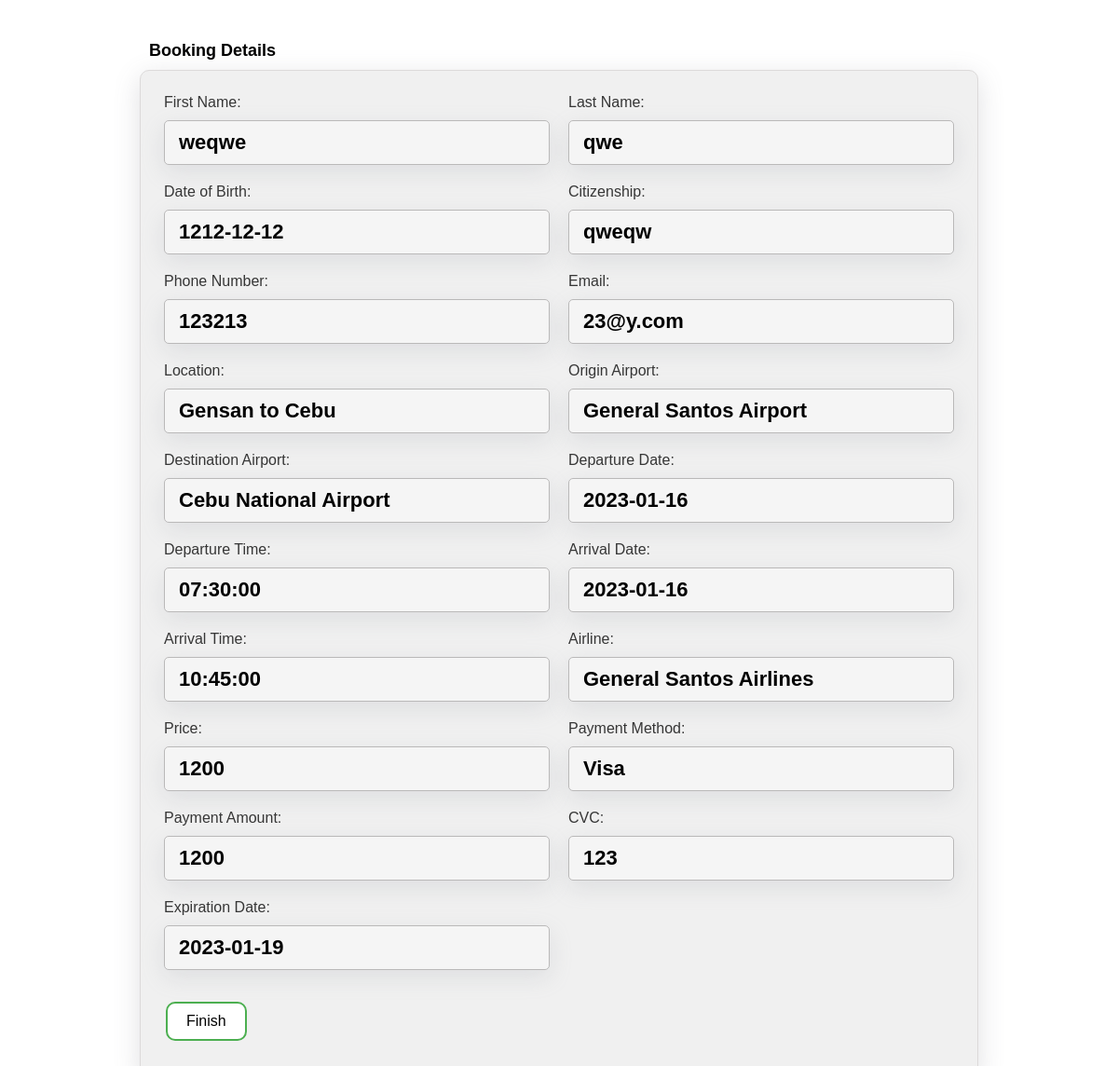
Page /Airlines/book5.php on the committed database.
### tables this page shows
CREATE TABLE `booked_information` (
  `booked_id` int(10) NOT NULL,
  `reservation_id` int(10) NOT NULL,
  `passenger_id` int(10) NOT NULL,
  `flight_id` int(10) NOT NULL,
  `payment_id` int(10) NOT NULL
);

CREATE TABLE `passenger` (
  `passenger_id` int(10) NOT NULL,
  `first_name` varchar(50) NOT NULL,
  `last_name` varchar(50) NOT NULL,
  `date_of_birth` date NOT NULL,
  `citizenship` varchar(20) NOT NULL,
  `p_number` varchar(20) NOT NULL,
  `email` varchar(50) NOT NULL
);

CREATE TABLE `direction` (
  `direction_id` int(10) NOT NULL,
  `origin_airport_code` char(3) NOT NULL,
  `destination_airport_code` char(3) NOT NULL,
  `location` varchar(255) NOT NULL
);

CREATE TABLE `airport` (
  `airport_code` char(3) NOT NULL,
  `airport_name` varchar(255) NOT NULL
);

CREATE TABLE `schedule` (
  `schedule_id` int(10) NOT NULL,
  `direction_id` int(7) NOT NULL,
  `departure_date` date NOT NULL,
  `departure_time` time NOT NULL,
  `arrival_date` date NOT NULL,
  `arrival_time` time NOT NULL,
  `airline_id` char(3) NOT NULL,
  `price` int(11) NOT NULL
);

CREATE TABLE `airline` (
  `airline_id` char(3) NOT NULL,
  `airline_name` varchar(100) NOT NULL
);

CREATE TABLE `payment` (
  `payment_id` int(10) NOT NULL,
  `reservation_id` int(10) NOT NULL,
  `payment_method` varchar(20) NOT NULL,
  `payment_amount` int(11) NOT NULL,
  `cvc` int(3) NOT NULL,
  `expiry_date` date NOT NULL
);

### Airlines/book5.php (the view, shortened to what this page needs)
<?php
require 'admin/dbcon.php';
?>
<!doctype html>
<html lang="en">
<head>
    <link rel="stylesheet" href="css/book1-view.css">
</head>
<body>
    <div class="container mt-5">
        <div class="row">
            <div class="col-md-12">
                <div class="card">
                    <div class="card-header">
                        <h4 id="prompt-head">Booking Details </h4>
                    </div>
                    <form action="ticket.php" method='POST' class="d-inline">
                        <div class="card-body">
                            <?php
                            $query = "SELECT booked_information.booked_id, booked_information.reservation_id,
                            booked_information.passenger_id, booked_information.flight_id, booked_information.payment_id,
                            reservation.reservation_id, reservation.passenger_id, reservation.flight_id, passenger.passenger_id,
                            passenger.first_name, passenger.last_name, passenger.date_of_birth, passenger.citizenship, passenger.p_number,
                            passenger.email, flight.flight_id, flight.schedule_id, schedule.schedule_id, schedule.direction_id, schedule.departure_time,
                            schedule.arrival_time, schedule.airline_id, schedule.price, direction.direction_id, direction.origin_airport_code,
                            direction.destination_airport_code, airline.airline_id, airline.airline_name, payment.payment_id, payment.payment_method,
                            payment.payment_amount, payment.cvc, payment.expiry_date, direction.location, schedule.departure_date, schedule.arrival_date FROM booked_information left join reservation on
                            booked_information.reservation_id = reservation.reservation_id left join passenger on booked_information.passenger_id =
                            passenger.passenger_id left join flight on booked_information.flight_id = flight.flight_id left join schedule on
                            flight.schedule_id = schedule.schedule_id left join direction on schedule.direction_id = direction.direction_id
                            left join airline on schedule.airline_id = airline.airline_id left join payment on booked_information.payment_id =
                            payment.payment_id order by booked_id desc limit 1";
                            $query_run = mysqli_query($con, $query);
                            if (mysqli_num_rows($query_run) > 0) {
                                $booked_info = mysqli_fetch_array($query_run);
                                $booked_id = $booked_info['booked_id'];
                            ?>
                                <div id="main-card">
                                    <div id="entry-container">
                                        <div class="indv-container">
                                            <h2 class="label">First Name:</h2>
                                            <h4 class="entry"><?= $booked_info['first_name']; ?></h4>
                                        </div>
                                        <div class="indv-container">
                                            <h2 class="label">Last Name:</h2>
                                            <h4 class="entry"><?= $booked_info['last_name']; ?></h4>
                                        </div>
                                        <div class="indv-container">
                                            <h2 class="label">Date of Birth:</h2>
                                            <h4 class="entry"><?= $booked_info['date_of_birth']; ?></h4>
                                        </div>
                                        <div class="indv-container">
                                            <h2 class="label">Citizenship:</h2>
                                            <h4 class="entry"><?= $booked_info['citizenship']; ?></h4>
                                        </div>
                                        <div class="indv-container">
                                            <h2 class="label">Phone Number:</h2>
                                            <h4 class="entry"><?= $booked_info['p_number']; ?></h4>
                                        </div>
                                        <div class="indv-container">
                                            <h2 class="label">Email:</h2>
                                            <h4 class="entry"><?= $booked_info['email']; ?></h4>
                                        </div>
                                        <div class="indv-container">
                                            <h2 class="label">Location:</h2>
                                            <h4 class="entry"><?= $booked_info['location']; ?></h4>
                                        </div>
                                        <div class="indv-container">
                                            <h2 class="label">Origin Airport:</h2>
                                            <h4 class="entry">
                                                <?php
                                                $query = "select direction.origin_airport_code, airport.airport_name from booked_information left join flight on booked_information.flight_id = flight.flight_id left join schedule on flight.schedule_id = schedule.schedule_id left join direction on schedule.direction_id = direction.direction_id left join airport on direction.origin_airport_code = airport.airport_code where booked_id='$booked_id'";
                                                $query_run = mysqli_query($con, $query);
                                                if (mysqli_num_rows($query_run) > 0) {
                                                    while ($row = mysqli_fetch_assoc($query_run)) {
                                                        $airport_name1 = $row['airport_name'];
                                                        echo $airport_name1;
                                                    }
                                                }
                                                ?>
                                            </h4>
                                        </div>
                                        <div class="indv-container">
                                            <h2 class="label">Destination Airport:</h2>
                                            <h4 class="entry">
                                                <?php
                                                $query = "select direction.origin_airport_code, airport.airport_name from booked_information left join flight on booked_information.flight_id = flight.flight_id left join schedule on flight.schedule_id = schedule.schedule_id left join direction on schedule.direction_id = direction.direction_id left join airport on direction.destination_airport_code = airport.airport_code where booked_id='$booked_id'";
                                                $query_run = mysqli_query($con, $query);
                                                if (mysqli_num_rows($query_run) > 0) {
                                                    while ($row = mysqli_fetch_assoc($query_run)) {
                                                        $airport_name2 = $row['airport_name'];
                                                        echo $airport_name2;
                                                    }
                                                }
                                                ?>
                                            </h4>
                                        </div>
                                        <div class="indv-container">
                                            <h2 class="label">Departure Date:</h2>
                                            <h4 class="entry"><?= $booked_info['departure_date']; ?></h4>
                                        </div>
                                        <div class="indv-container">
                                            <h2 class="label">Departure Time:</h2>
                                            <h4 class="entry"><?= $booked_info['departure_time']; ?></h4>
                                        </div>
                                        <div class="indv-container">
                                            <h2 class="label">Arrival Date:</h2>
                                            <h4 class="entry"><?= $booked_info['arrival_date']; ?></h4>
                                        </div>
                                        <div class="indv-container">
                                            <h2 class="label">Arrival Time:</h2>
                                            <h4 class="entry"><?= $booked_info['arrival_time']; ?></h4>
                                        </div>
                                        <div class="indv-container">
                                            <h2 class="label">Airline:</h2>
                                            <h4 class="entry"><?= $booked_info['airline_name']; ?></h4>
                                        </div>
                                        <div class="indv-container">
                                            <h2 class="label">Price:</h2>
                                            <h4 class="entry"><?= $booked_info['price']; ?></h4>
                                        </div>
                                        <div class="indv-container">
                                            <h2 class="label">Payment Method:</h2>
                                            <h4 class="entry"><?= $booked_info['payment_method']; ?></h4>
                                        </div>
                                        <div class="indv-container">
                                            <h2 class="label">Payment Amount:</h2>
                                            <h4 class="entry"><?= $booked_info['payment_amount']; ?></h4>
                                        </div>
                                        <div class="indv-container">
                                            <h2 class="label">CVC:</h2>
                                            <h4 class="entry"><?= $booked_info['cvc']; ?></h4>
                                        </div>
                                        <div class="indv-container">
                                            <h2 class="label">Expiration Date:</h2>
                                            <h4 class="entry"><?= $booked_info['expiry_date']; ?></h4>
                                        </div>
                                    </div>
                                    <div id="act-container">
                                        <button id="confirm-btn" type="submit" name="finish_booking" value="<?= $booked_info['booked_id']; ?>" class="btn btn-info btn-sm">Finish</button>
                                    </div>
                                </div>
                            <?php
                            } else {
                                echo '<h5>No Record Found </h5>';
                            }
                            ?>
                        </div>
                    </form>
                </div>
            </div>
        </div>
    </div>
</body>
</html>

### Airlines/css/book1-view.css (style rules this page uses)
* { box-sizing: border-box; margin: 0; padding: 0; }
body { height: 100vh; width: 100vw; display: flex; justify-content: center; align-items: center; font-family: 'Poppins', sans-serif; font-size: 18px; }
#prompt-head { padding-left: 10px; margin-bottom: 10px; }
#main-card { border: 1px rgb(220, 218, 218) solid; border-radius: 10px; box-shadow: rgba(100, 100, 111, 0.2) 0px 7px 29px 0px; background: #f0f0f0; width: 900px; padding: 15px; display: flex; flex-flow: column nowrap; }
#entry-container { display: flex; flex-flow: row wrap; }
.indv-container { width: 50%; padding: 10px; font-size: 22px; font-weight: 400; }
.label { font-size: 16px; font-weight: 300; color: rgb(54, 54, 54); margin-bottom: 10px; }
.entry { border: 1px rgb(186, 185, 185) solid; box-shadow: rgba(149, 157, 165, 0.2) 0px 8px 24px; border-radius: 5px; padding: 10px 15px; background: #f5f5f5; overflow: hidden; }
#act-container { padding: 20px 10px; display: flex; justify-content: space-between; }
#confirm-btn, #cancel-btn { background-color: #4CAF50; border: none; border-radius: 10px; color: white; padding: 10px 20px; text-align: center; text-decoration: none; display: inline-block; font-size: 16px; margin: 4px 2px; transition-duration: 0.4s; cursor: pointer; }
#confirm-btn { background-color: white; color: black; border: 2px solid #4CAF50; }

### Airlines/book5.php (style rules this page uses)
body { min-height: 1200px; overflow-x: hidden; width: 100%; }

### rows in the picture
booked_information: passenger.first_name "weqwe", passenger.last_name "qwe", passenger.date_of_birth "1212-12-12", passenger.citizenship "qweqw", passenger.p_number "123213", passenger.email "23@y.com", direction.location "Gensan to Cebu", schedule.departure_date "2023-01-16", schedule.departure_time "07:30:00", schedule.arrival_date "2023-01-16", schedule.arrival_time "10:45:00", airline.airline_name "General Santos Airlines", schedule.price "1200", payment.payment_method "Visa", payment.payment_amount "1200", payment.cvc "123", payment.expiry_date "2023-01-19"
airport: airport_name "Cebu National Airport"

### other values in the picture
$airport_name1 "General Santos Airport"
